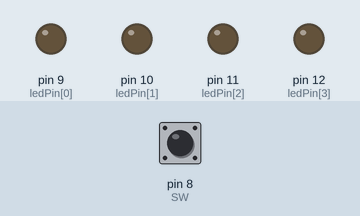
A sketch run on a simulated Arduino Uno, built with avr-gcc and run on an emulated ATmega328P. Parts: output pins drawn as LEDs (lit = HIGH). The test bench sets the inputs (shaded band); at power-on: pin 8 (SW) HIGH.

Above: at 1.2 s.
1.3 s: pin 8 (SW) pulsed LOW 5 times (0.12 s each, 0.3 s apart)
At 2.22 s:
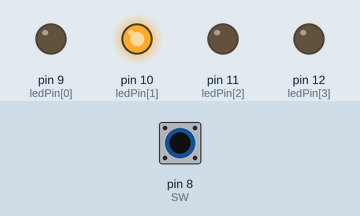
4.3 s: pin 8 (SW) pulled LOW for 0.15 s
At 4.54 s:
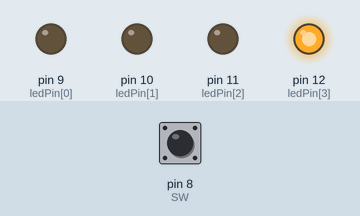
6.1 s: pin 8 (SW) pulled LOW for 1 s
At 6.42 s:
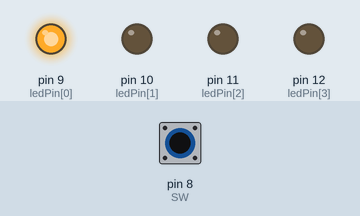
Timing chart, 0 to 9.1 s (numbered marks = the images above; inputs shaded):
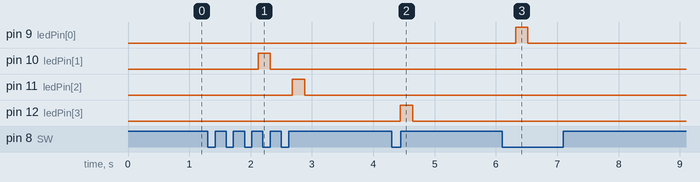

Measured:
- after the input at 1.3 s, pin 10 (ledPin[1]): LOW → HIGH after 0.82 s, → LOW 0.20 s later; pin 11 (ledPin[2]): LOW → HIGH after 1.4 s, → LOW 0.20 s later
- after the input at 4.3 s, pin 12 (ledPin[3]): LOW → HIGH after 0.14 s, → LOW 0.20 s later
- after the input at 6.1 s, pin 9 (ledPin[0]): LOW → HIGH after 0.22 s, → LOW 0.20 s later

The sketch:

REVERSR_LED_BLINKING_WITH_SWITCH.ino
```cpp
int ledPin[] = {9,10,11,12};
int Count = 4,val=0,once=0,Pin;
const int SW=8;
int j;
void setup()
{
  for (Pin = 0; Pin < Count; Pin++)
  {
    pinMode(ledPin[Pin], OUTPUT);
    pinMode(SW,INPUT);
  }
}

void loop()
{
  val=digitalRead(SW);
  delay(120);
  if(val==LOW)
  {
    if(once==0)
    {
      digitalWrite(ledPin[Pin], HIGH);
      delay(200);
      digitalWrite(ledPin[Pin], LOW);
      Pin=(Pin+1)%4;
      once=1;
    }
  }
  else
  once=0;
}
```
